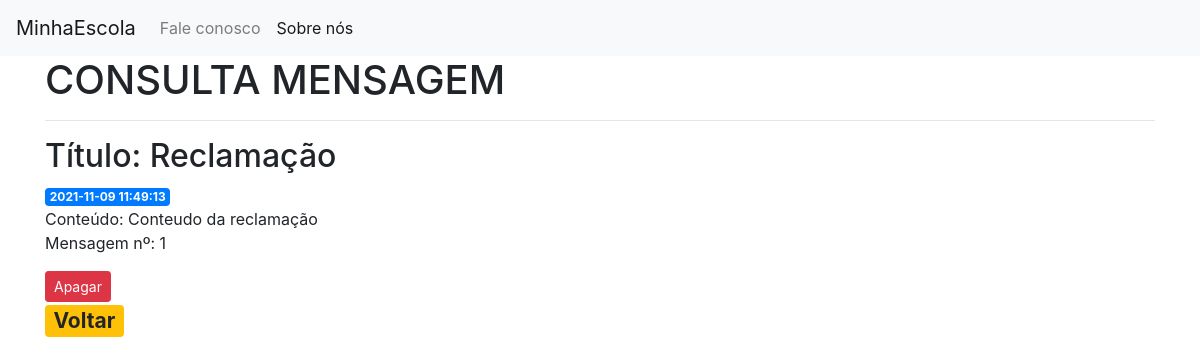
The page /1 on the database its author committed.
### App.py (models this page shows)
class Posts(db.Model):
    id = db.Column(db.Integer, primary_key=True)
    created = db.Column(db.DateTime, default=datetime.datetime.utcnow)
    title = db.Column(db.String(80), nullable=False)
    contato = db.Column(db.Integer, nullable=True)
    email = db.Column(db.String(150), nullable=True)
    content = db.Column(db.String(500), nullable=False)
    tipo = db.Column(db.CHAR, default='M')

### App.py (the view)
@app.route('/<int:post_id>')
def post(post_id):
    pst = get_post(post_id)
    if pst.tipo == 'M':
        return render_template('post.html', postagem=pst)
    elif pst.tipo == 'V':
        return render_template('volunt.html', postagem=pst)
    else:
        return render_template('others.html', postagem=pst)

### App.py (called while the page is built)
def get_post(post_id):
    post = Posts.query.filter_by(id=post_id).first()
    if post is None:
        abort(404)
    return post

### templates/post.html
{% extends 'base.html' %}
{% block content %}
    <h1> CONSULTA MENSAGEM </h1><hr>
    <h2>{% block title %}Título: {{ postagem['title'] }} {% endblock %}</h2>
    <span class="badge badge-primary"> {{ postagem['created'] }}</span>
    <p>Conteúdo: {{ postagem['content'] }} <br>
    Mensagem nº: {{ postagem['id'] }}</p>
    <form action="{{ url_for('delete', id=postagem['id']) }}" method="POST">
        <input type="submit" value="Apagar"
            class="btn btn-danger btn-sm"
            onclick="return confirm('Deseja realmente apagar este registro?')">
        <h3><a href="/mensagens">
            <span class="badge badge-warning">Voltar</span>
        </a></h3>
    </form>
{% endblock %}

### rows shown on the page
Posts: title "Reclamação", created "2021-11-09 11:49:13", content "Conteudo da reclamação", id "1"
